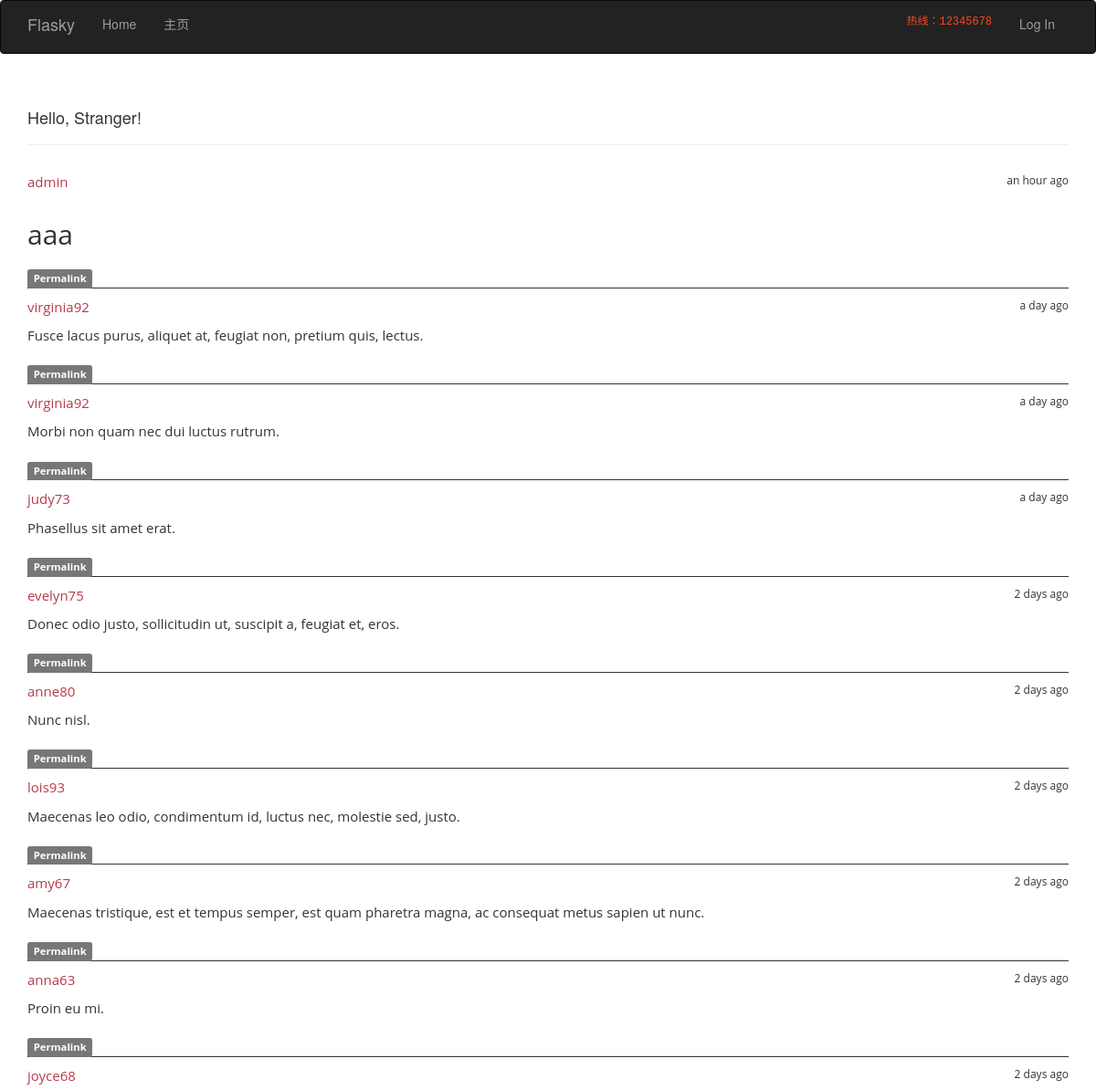
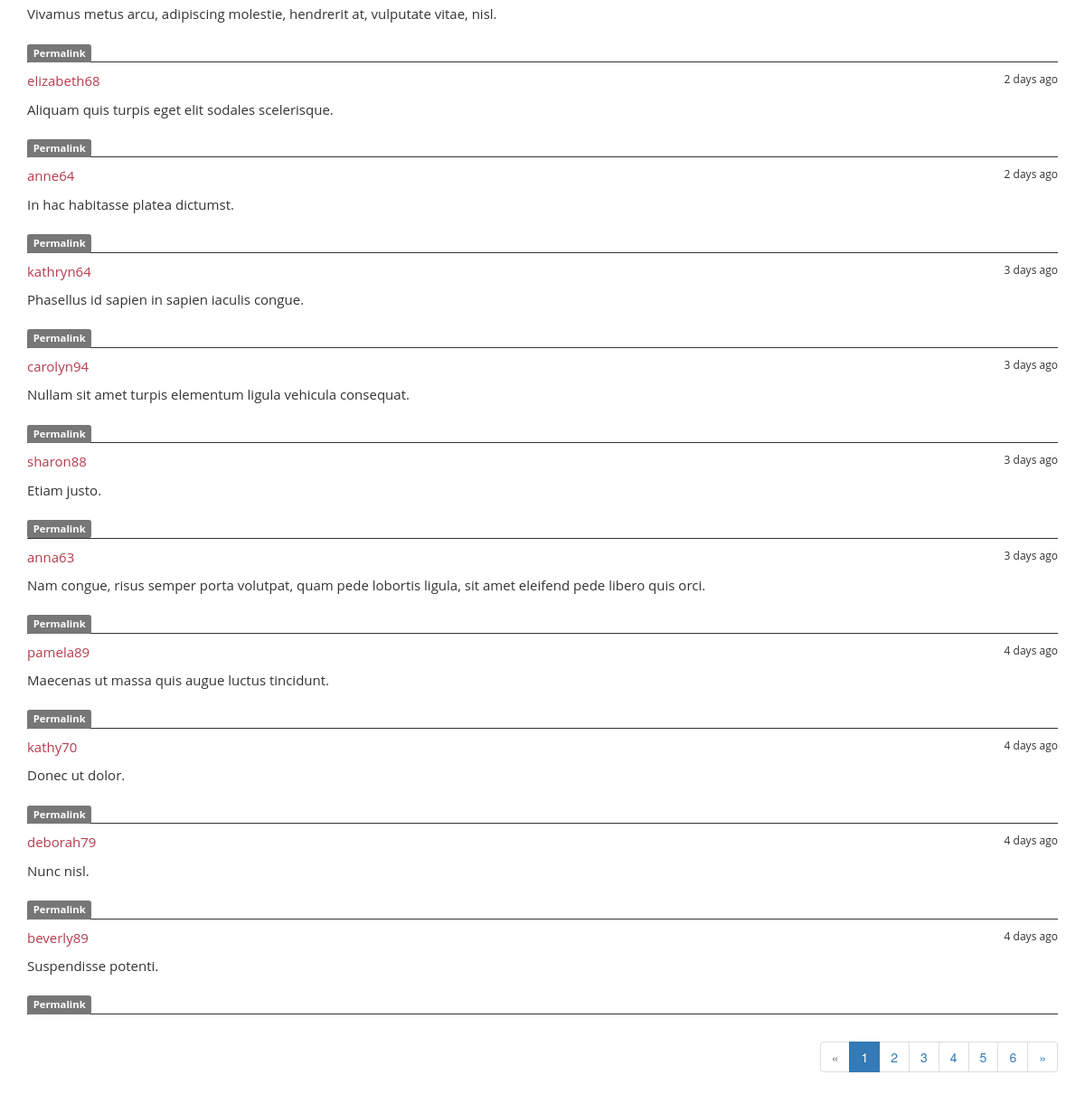
The page / on the database its author committed (2 pictures, top to bottom).
### app/models.py (models this page shows, shortened)
class Post(db.Model):
    __tablename__='posts'
    id = db.Column(db.Integer,primary_key=True)
    body = db.Column(db.Text)
    body_html = db.Column(db.Text)
    timestamp = db.Column(db.DateTime,index=True,default=datetime.utcnow)
    author_id = db.Column(db.Integer,db.ForeignKey('users.id'))

class User(UserMixin,db.Model):
    __tablename__ = 'users'
    id = db.Column(db.Integer, primary_key=True)
    email= db.Column(db.String(64),unique=True,index=True)
    nickname=db.Column(db.String(64),unique= True,index=True)
    username = db.Column(db.String(64))
    role_id = db.Column(db.Integer, db.ForeignKey('roles.id'))
    password_hash = db.Column(db.String(128))
    location = db.Column(db.String(64))
    member_since = db.Column(db.DateTime(),default=datetime.utcnow)
    last_seen = db.Column(db.DateTime(),default=datetime.utcnow)
    confirmed = db.Column(db.Boolean,default=True)
    posts = db.relationship('Post',backref='author',lazy='dynamic')
    @property
    def password(self):
        raise AttributeError('password is not a readable attribute')

### app/main/views.py (the view)
@main.route('/',methods=['GET','POST'])
def index():
    form = PostForm()
    if current_user.can(Permission.WRITE_ARTICLES) and form.validate_on_submit():
        post=Post(body=form.body.data,author=current_user._get_current_object())
        db.session.add(post)
        return redirect(url_for('.index'))
    page = request.args.get('page',1,type=int)
    pagination = Post.query.order_by(Post.timestamp.desc()).paginate(page,per_page=current_app.config['FLASKY_POSTS_PER_PAGE'],error_out=False)
    posts = pagination.items
    return render_template('index.html',form=form, posts=posts, pagination=pagination)

### app/auth/views.py (called while the page is built)
@auth.before_app_request
def befor_request():
    if current_user.is_authenticated:
        current_user.ping()
        if not current_user.confirmed and request.endpoint[:5] != 'auth.':
            return redirect(url_for('auth.unconfirmed'))

@auth.before_app_request
def befor_request():
    if current_user.is_authenticated \
            and not current_user.confirmed \
            and request.endpoint[:5] != 'auth.'\
            and request.endpoint != 'static':
        return redirect(url_for('auth.unconfirmed'))

### app/main/__init__.py (called while the page is built)
@main.app_context_processor
def inject_permissions():
    return dict(Permission=Permission)

### app/models.py (called while the page is built)
    def can(self, permissions):
        return False

### app/templates/index.html (shortened to what this page needs)
{% extends "base.html" %}
{% import "bootstrap/wtf.html" as wtf %}
{% import "_macros.html" as macro %}
{% block head %}
{{ super() }}
    <link href="http://maxcdn.bootstrapcdn.com/font-awesome/4.2.0/css/font-awesome.min.css" rel="stylesheet">
    <link rel="stylesheet" href="{{ url_for('static', filename = 'css/style.css') }}" media="screen" type="text/css" />
{% endblock %}
{% block page_content %}
    <div class="page-header">
        <h4>Hello, {% if current_user.is_authenticated %}{{ current_user.username }}{% else %}Stranger{% endif %}!</h4>
    </div>
    {% include 'posts.html' %}
    <div class="pagination">
    {{ macro.pagination_widget(pagination,'.index') }}
    </div>
{% endblock %}

### app/templates/base.html (shortened to what this page needs)
{% extends "bootstrap/base.html" %}
{% block head %}
{{ super() }}
<link rel="stylesheet" type="text/css" href="{{ url_for('static', filename = 'css/style.css') }}">
{% endblock %}
{% block navbar %}
<div class="navbar navbar-inverse" role="navigation">
    <div class="container">
        <div class="navbar-header">
            <a class="navbar-brand" href="{{ url_for('main.index') }}">Flasky</a>
        </div>
        <div class="navbar-collapse collapse">
            <ul class="nav navbar-nav navbar-left">
                <li class="dropdown">
                     <a href="#" class = "dropdown-toggle" data-toggle="dropdown">Home</a>
                </li>
            </ul>
            <ul class="nav navbar-nav navbar-left">
                <li class="dropdown">
                     <a href="#" class = "dropdown-toggle" data-toggle="dropdown">主页</a>
                </li>
            </ul>
            <ul class="nav navbar-nav navbar-right">
                <li>
                    <p class="aa">热线：12345678</p>
                </li>
                {% if current_user.is_authenticated %}
                <li class="dropdown">
                    <a href="#" class = "dropdown-toggle" data-toggle="dropdown">{{ current_user.nickname}}<b class = "caret"></b></a>
                    <ul class="dropdown-menu">
                        <li><a href="{{ url_for('auth.change_password')}}">Change Password</a> </li>
                        <li><a href="{{ url_for('auth.logout') }}">Log Out</a></li>
                    </ul>
                </li>
                {% else %}
                <li><a href="{{ url_for('auth.login') }}">Log In</a></li>
                {% endif %}
            </ul>
        </div>
    </div>
</div>
{% endblock %}
{% block content %}
<div class="container">
    {% block page_content %}{% endblock %}
</div>
{% endblock %}

### app/templates/_macros.html (shortened to what this page needs)
{% macro pagination_widget(pagination,endpoint) %}
<ul class="pagination">
<li {% if not pagination.has_prev %}class="disabled"{% endif %}>
<a href={% if pagination.has_prev %}{{ url_for(endpoint,page=pagination.page - 1,**kwargs) }}{% else %}#{% endif %}>
&laquo;
</a>
</li>
{% for p in pagination.iter_pages() %}
    {% if p %}
        {% if p ==pagination.page %}
        <li class ="active">
        <a href="{{ url_for(endpoint,page=p,**kwargs) }}">{{ p }}</a>
        </li>
        {% else %}
        <li><a href="{{ url_for(endpoint,page=p,**kwargs) }}">{{ p }}</a></li>
        {% endif %}
    {% else %}
    <li class="disabled"><a href="#">&hellip;</a></li>
    {% endif %}
{% endfor %}
<li{% if not pagination.has_next %}class="disabled"{% endif %}>
<a href="{% if pagination.has_next %}{{ url_for(endpoint,page=pagination.page + 1,**kwargs) }}{% else %}#{% endif %}">
&raquo;
</a>
</li>
</ul>
{% endmacro %}

### app/templates/posts.html (shortened to what this page needs)
 <ul class="posts">
    {% for post in posts %}
        <li class="post">
        <div class="profile-thumbnail">
        </div>
        <div class="post-content">
        <div class="post-date">{{ moment(post.timestamp).fromNow() }}</div>
        <div class="post-author">
        <a href="{{ url_for('.user', nickname=post.author.nickname) }}">
        {{ post.author.nickname }}
        </a>
        </div>
        <div class="post-body">
            {% if post.body_html %}
            {{ post.body_html|safe }}
            {% else %}
            {{ post.body}}
            {% endif %}
        </div>
        <div class="post-footer">
        <a href="{{ url_for('.post',id=post.id) }}">
            <span class="label label-default">Permalink</span>
        </a>
        </div>
        </div>
        </li>
    {% endfor %}
    </ul>

### app/static/css/style.css (style rules this page uses)
.aa { padding: 15px; font-family: "Bitstream Vera Sans Mono", Monaco, "Courier New", Courier, monospace; color: #ff4418; font-size:12px; }
* { margin: 0; padding: 0; -webkit-box-sizing: border-box; -moz-box-sizing: border-box; box-sizing: border-box; }
ul { list-style-type: none; }
a { color: #b63b4d; text-decoration: none; }
.posts { font-family:'Open Sans', Arial, Helvetica, Sans-serif, Verdana, Tahoma; font-size:15px; margin-top:10px; }
.post { border-bottom:1px solid; }
.profile-thumbnail { color: #c12c42; padding-top:10px; }
.post-date { float: right; font-size:12px; }
.post-body { padding:10px 0 10px 0 ; }
div.pagination { width: 100%; text-align: right; padding: 0px; margin: 0px; }

### rows shown on the page
Post: timestamp "an hour ago", author.nickname "admin", body_html "aaa"
Post: timestamp "a day ago", author.nickname "virginia92", body_html "Fusce lacus purus, aliquet at, feugiat non, pretium quis, lectus."
Post: timestamp "a day ago", author.nickname "virginia92", body_html "Morbi non quam nec dui luctus rutrum."
Post: timestamp "a day ago", author.nickname "judy73", body_html "Phasellus sit amet erat."
Post: timestamp "2 days ago", author.nickname "evelyn75", body_html "Donec odio justo, sollicitudin ut, suscipit a, feugiat et, eros."
Post: timestamp "2 days ago", author.nickname "anne80", body_html "Nunc nisl."
Post: timestamp "2 days ago", author.nickname "lois93", body_html "Maecenas leo odio, condimentum id, luctus nec, molestie sed, justo."
Post: timestamp "2 days ago", author.nickname "amy67", body_html "Maecenas tristique, est et tempus semper, est quam pharetra magna, ac consequat metus sapien ut nunc."
Post: timestamp "2 days ago", author.nickname "anna63", body_html "Proin eu mi."
Post: timestamp "2 days ago", author.nickname "joyce68", body_html "Vivamus metus arcu, adipiscing molestie, hendrerit at, vulputate vitae, nisl."
Post: timestamp "2 days ago", author.nickname "elizabeth68", body_html "Aliquam quis turpis eget elit sodales scelerisque."
Post: timestamp "2 days ago", author.nickname "anne64", body_html "In hac habitasse platea dictumst."
Post: timestamp "3 days ago", author.nickname "kathryn64", body_html "Phasellus id sapien in sapien iaculis congue."
Post: timestamp "3 days ago", author.nickname "carolyn94", body_html "Nullam sit amet turpis elementum ligula vehicula consequat."
Post: timestamp "3 days ago", author.nickname "sharon88", body_html "Etiam justo."
Post: timestamp "3 days ago", author.nickname "anna63", body_html "Nam congue, risus semper porta volutpat, quam pede lobortis ligula, sit amet eleifend pede libero quis orci."
Post: timestamp "4 days ago", author.nickname "pamela89", body_html "Maecenas ut massa quis augue luctus tincidunt."
Post: timestamp "4 days ago", author.nickname "kathy70", body_html "Donec ut dolor."
Post: timestamp "4 days ago", author.nickname "deborah79", body_html "Nunc nisl."
Post: timestamp "4 days ago", author.nickname "beverly89", body_html "Suspendisse potenti."

### other values the page prints
{{ p }} "1"
{{ p }} "2" "3" "4" "5" "6"
